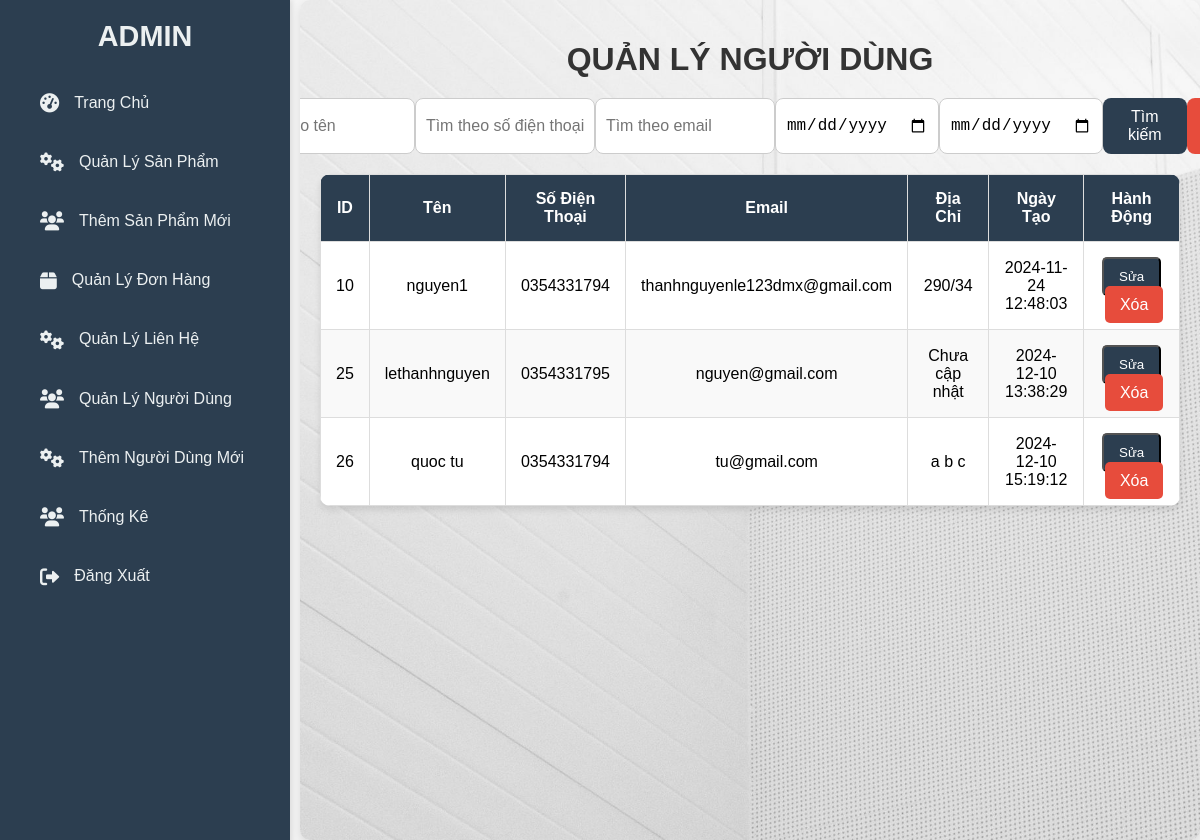
/backend/manage_users.php, run on the app's committed database.
### tables this page shows
CREATE TABLE `khachhang` (
  `ma_khach_hang` int(11) NOT NULL,
  `ten_khach_hang` varchar(50) DEFAULT NULL,
  `so_dien_thoai` varchar(10) DEFAULT NULL,
  `email` varchar(30) DEFAULT NULL,
  `username` varchar(20) DEFAULT NULL,
  `password` varchar(255) DEFAULT NULL,
  `role` enum('user','admin') NOT NULL DEFAULT 'user',
  `ngay_tao` datetime DEFAULT current_timestamp(),
  `avatar` varchar(255) DEFAULT NULL,
  `address` varchar(255) NOT NULL DEFAULT 'Chưa cập nhật'
);

### backend/manage_users.php (the view, shortened to what this page needs)
<?php
include '../backend/db_connect.php';
include '../backend/sidebar.php';
$search_name = isset($_POST['search_name']) ? $_POST['search_name'] : '';
$search_phone = isset($_POST['search_phone']) ? $_POST['search_phone'] : '';
$search_email = isset($_POST['search_email']) ? $_POST['search_email'] : '';
$search_date_from = isset($_POST['search_date_from']) ? $_POST['search_date_from'] : '';
$search_date_to = isset($_POST['search_date_to']) ? $_POST['search_date_to'] : '';
$sql = "SELECT ma_khach_hang, ten_khach_hang, so_dien_thoai, email, address, ngay_tao FROM KhachHang WHERE role = 'user'";
$stmt = $conn->prepare($sql);
$stmt->execute();
$result = $stmt->get_result();
?>
<!DOCTYPE html>
<html lang="vi">
<head>
    <link rel="stylesheet" href="../frontend/css/manage_users.css">
</head>
<body>
    <div class="content">
        <h1>Quản Lý Người Dùng</h1>
        <form method="POST" class="search-form" id="search-form">
            <input type="text" name="search_name" placeholder="Tìm theo tên" value="<?php echo htmlspecialchars($search_name); ?>">
            <input type="text" name="search_phone" placeholder="Tìm theo số điện thoại" value="<?php echo htmlspecialchars($search_phone); ?>">
            <input type="text" name="search_email" placeholder="Tìm theo email" value="<?php echo htmlspecialchars($search_email); ?>">
            <input type="date" name="search_date_from" value="<?php echo htmlspecialchars($search_date_from); ?>">
            <input type="date" name="search_date_to" value="<?php echo htmlspecialchars($search_date_to); ?>">
            <button type="submit">Tìm kiếm</button>
            <button type="button" id="reset-button">Hủy lọc</button>
        </form>
        <table>
            <thead>
                <tr>
                    <th>ID</th>
                    <th>Tên</th>
                    <th>Số Điện Thoại</th>
                    <th>Email</th>
                    <th>Địa Chỉ</th>
                    <th>Ngày Tạo</th>
                    <th>Hành Động</th>
                </tr>
            </thead>
            <tbody>
                <?php while ($user = $result->fetch_assoc()): ?>
                    <tr>
                        <td><?php echo $user['ma_khach_hang']; ?></td>
                        <td><?php echo htmlspecialchars($user['ten_khach_hang']); ?></td>
                        <td><?php echo htmlspecialchars($user['so_dien_thoai']); ?></td>
                        <td><?php echo htmlspecialchars($user['email']); ?></td>
                        <td><?php echo htmlspecialchars($user['address']); ?></td>
                        <td><?php echo $user['ngay_tao']; ?></td>
                        <td>
                            <button type="button" class="edit-btn"
                                onclick='openEditModal(<?php echo json_encode($user, JSON_HEX_TAG | JSON_HEX_APOS | JSON_HEX_QUOT | JSON_HEX_AMP); ?>)'>
                                Sửa
                            </button>
                            <a href="manage_users.php?delete_id=<?php echo $user['ma_khach_hang']; ?>"
                               onclick="return confirm('Bạn có chắc chắn muốn xóa người dùng này?');" class="delete-btn">Xóa</a>
                        </td>
                    </tr>
                <?php endwhile; ?>
            </tbody>
        </table>
    </div>
</body>
</html>

### frontend/css/manage_users.css (style rules this page uses)
body { font-family: 'Arial', sans-serif; background-color: #f4f4f4; margin: 0; padding: 0; display: flex; }
.main-content, .content { margin-left: 260px; padding: 20px; flex-grow: 1; background: url('../../public/images/AnhCat/nen_admin.jpg') no-repeat center center/cover; box-shadow: 0 4px 10px rgba(0, 0, 0, 0.1); border-radius: 10px; min-height: 100vh; overflow-x: auto; margin-left: 300px; }
h1 { color: #333; font-size: 32px; margin-bottom: 20px; text-align: center; text-transform: uppercase; font-weight: bold; }
.search-form { display: flex; justify-content: center; margin-bottom: 20px; }
.search-form input { width: 180px; padding: 10px 10px; font-size: 16px; border: 1px solid #ccc; border-radius: 8px 8px 8px 8px; outline: none; transition: border 0.3s ease; }
.search-form button { background-color: #2c3e50; color: white; border: none; padding: 10px 25px; font-size: 16px; border-radius: 8px 8px 8px 8px; cursor: pointer; transition: background-color 0.3s ease; }
.search-form button#reset-button { background-color: #e74c3c; color: white; border: none; padding: 10px 25px; font-size: 16px; border-radius: 8px; cursor: pointer; transition: background-color 0.3s ease; }
table { width: 100%; border-collapse: collapse; margin-bottom: 30px; background-color: white; box-shadow: 0 4px 6px rgba(0, 0, 0, 0.1); border-radius: 10px; overflow: hidden; }
table th, table td { padding: 15px; text-align: left; border: 1px solid #ddd; }
table th { background-color: #2c3e50; color: #fff; text-align: center; }
table tr:nth-child(even) { background-color: #f9f9f9; }
table td { text-align: center; }
.edit-btn, .delete-btn { padding: 10px 15px; border-radius: 5px; color: white; text-decoration: none; cursor: pointer; }
.edit-btn { background-color: #2c3e50; }
.delete-btn { background-color: #e74c3c; margin-left: 5px; }

### data on the page
khachhang: ma_khach_hang "10", ten_khach_hang "nguyen1", so_dien_thoai "0354331794", email "thanhnguyenle123dmx@gmail.com", address "290/34", ngay_tao "2024-11-24 12:48:03"
khachhang: ma_khach_hang "25", ten_khach_hang "lethanhnguyen", so_dien_thoai "0354331795", email "nguyen@gmail.com", address "Chưa cập nhật", ngay_tao "2024-12-10 13:38:29"
khachhang: ma_khach_hang "26", ten_khach_hang "quoc tu", so_dien_thoai "0354331794", email "tu@gmail.com", address "a b c", ngay_tao "2024-12-10 15:19:12"
